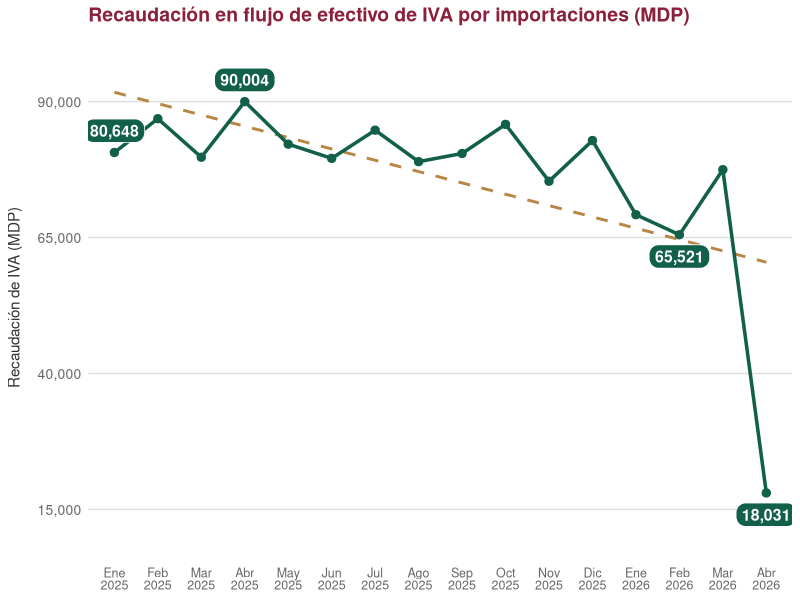

This figure's R source:
# Instalar los paquetes si no los tienes: install.packages(c("ggplot2", "dplyr", "scales"))
library(ggplot2)
library(dplyr)
library(scales)

# 1. Crear los datos
meses <- c("Ene\n2025", "Feb\n2025", "Mar\n2025", "Abr\n2025", "May\n2025", "Jun\n2025",
           "Jul\n2025", "Ago\n2025", "Sep\n2025", "Oct\n2025", "Nov\n2025", "Dic\n2025",
           "Ene\n2026", "Feb\n2026", "Mar\n2026", "Abr\n2026")

valores <- c(80648, 86860, 79777, 90004, 82183, 79569,
             84751, 78964, 80463, 85820, 75363, 82850,
             69207, 65521, 77492, 18031)

df <- data.frame(
  Mes = factor(meses, levels = meses),
  Valor = valores,
  Id = 1:length(meses)
)

# 2. Filtrar dinámicamente los puntos que llevarán etiqueta
df_labels <- df %>%
  mutate(
    etiqueta = case_when(
      Id == 1 ~ "Primero",
      Id == max(Id) ~ "Ultimo",
      Valor == max(Valor) ~ "Maximo",
      Valor == 65521 ~ "Minimo",
      TRUE ~ NA_character_
    )
  ) %>%
  filter(!is.na(etiqueta)) %>%
  # Ajuste de posición vertical
  mutate(nudge_y = ifelse(Valor > mean(df$Valor), 4000, -4000)) # Aumenté un poco el margen

# 3. Construir la gráfica
p <- ggplot(df, aes(x = Mes, y = Valor, group = 1)) +
  
  geom_smooth(method = "lm", se = FALSE, color = "#b88645", 
              linetype = "dashed", linewidth = 1) +
  
  geom_line(color = "#125f4a", linewidth = 1.2) +
  geom_point(color = "#125f4a", size = 2.5) +
  
  geom_label(data = df_labels,
             aes(label = comma(Valor), y = Valor + nudge_y),
             fill = "#125f4a",
             color = "white",
             fontface = "bold",
             label.padding = unit(0.3, "lines"),
             label.r = unit(0.5, "lines"),
             size = 4,
             vjust = 0.5) +
  
  # --- AQUÍ ESTÁ LA CORRECCIÓN ---
  scale_y_continuous(
    # Nuevos cortes proporcionales para abarcar el 18,000
    breaks = seq(15000, 90000, length.out = 4), 
    labels = comma_format(),
    # Ampliamos los límites para que el 18,031 y su etiqueta quepan perfectamente
    limits = c(10000, 98000) 
  ) +
  # -------------------------------

labs(
  title = "Recaudación en flujo de efectivo de IVA por importaciones (MDP)",
  x = NULL,
  y = "Recaudación de IVA (MDP)"
) +
  
  theme_minimal() +
  theme(
    plot.title = element_text(face = "bold", size = 14, color = "#8a203b"), 
    panel.grid.major.x = element_blank(),
    panel.grid.minor = element_blank(),
    panel.grid.major.y = element_line(color = "#e0e0e0"),
    axis.text.x = element_text(size = 9, color = "#666666", lineheight = 0.8),
    axis.text.y = element_text(size = 10, color = "#666666"),
    axis.title.y = element_text(size = 11, color = "#333333", margin = margin(r = 10))
  )


ggsave(
  filename = "recaudacion.svg", 
  plot = p, 
  device = "svg", 
  bg = "transparent", # Obliga a ggsave a respetar la transparencia
  width = 10,         # Ancho en pulgadas (ajusta según necesites)
  height = 6,         # Alto en pulgadas (ajusta según necesites)
  units = "in"
)
